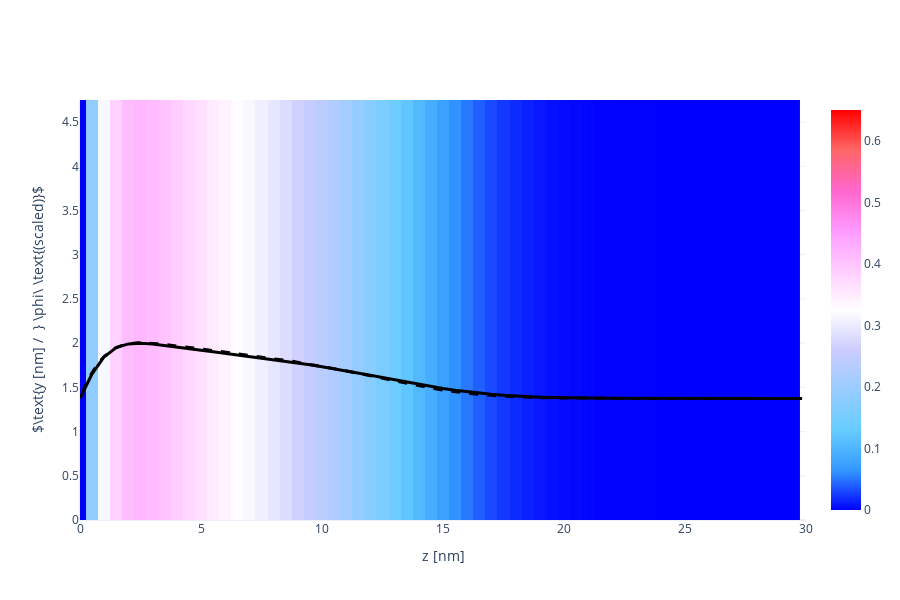

The cell this chart's notebook holds for it:
### Code cell
X, Y, Z = np.array(phAr.iloc[:,0]), np.array(phAr.iloc[:,1]), np.array(phAr.iloc[:,2])
vol = np.array(phAr.iloc[:,3])

Lz_max = 30
vol = vol[Z < Lz_max]
X = X[Z < Lz_max]
Y = Y[Z < Lz_max]
Z = Z[Z < Lz_max]

Nz_new = int(len(Z)/Nx/Ny)
x = [X[i*Ny*Nz_new] for i in range(Nx)]
y = [Y[j*Nz_new]    for j in range(Ny)]
z = [Z[k]           for k in range(Nz_new)]

xslice = 10
islice = int(xslice*(x[1]-x[0]))
vol = np.array([vol[(islice*Ny+j)*Nz_new+k] for j in range(Ny) for k in range(Nz_new)]).reshape(Ny, Nz_new)

import plotly.graph_objects as go
heatmap = go.Heatmap(
            x=z, y=y, z=vol,
            zmin = 0.0, zmax = 0.65,
            colorscale= 'Picnic'
          )
scatter = go.Scatter(
            x = z,
            y = 1.5*vol[int(Ny/2), :] + max(y)/2-1,
            line = dict(color='black', width=3)
          )

fname = GIT+'ph_a030x075_1D.dat'
df = pd.read_csv(fname, sep="\s+", skiprows=0)
a000x075_1d = pd.DataFrame([df.iloc[:,0], df.iloc[:,1]], index=['z', 'pha']).T

reference = go.Scatter(
                x = a000x075_1d.z,
                y = 1.5*a000x075_1d.pha + max(y)/2-1,
                line = dict(color='black', width=3, dash='dash')
            )

layout = go.Layout( xaxis_range = [0, Lz_max], yaxis_range = [0, y[-1]],
                    yaxis_title = r'$\text{y [nm] /  } \phi\ \text{(scaled)}$', xaxis_title = 'z [nm]',
                    scene_xaxis_showticklabels=True,
                    scene_yaxis_showticklabels=True,
                    scene_zaxis_showticklabels=True,
                    showlegend = False,
                    template='plotly_white', width=900, height=600)
fig = go.Figure(data = [heatmap, scatter, reference], layout = layout)
fig.show()

### Figure 1 — Plotly figure (JSON) as saved in the notebook; plotly's stock layout.template omitted (floating-point values rounded to 4 significant figures; data arrays with more than 128 entries replaced by an {"elided": "..."} marker saying what was removed)
{"data": [{"colorscale": [[0, "rgb(0,0,255)"], [0.1, "rgb(51,153,255)"], [0.2, "rgb(102,204,255)"], [0.3, "rgb(153,204,255)"], [0.4, "rgb(204,204,255)"], [0.5, "rgb(255,255,255)"], [0.6, "rgb(255,204,255)"], [0.7, "rgb(255,153,255)"], [0.8, "rgb(255,102,204)"], [0.9, "rgb(255,102,102)"], [1, "rgb(255,0,0)"]], "type": "heatmap", "x": [0, 0.5, 1, 1.5, 2, 2.5, 3, 3.5, 4, 4.5, 5, 5.5, 6, 6.5, 7, 7.5, 8, 8.5, 9, 9.5, 10, 10.5, 11, 11.5, 12, 12.5, 13, 13.5, 14, 14.5, 15, 15.5, 16, 16.5, 17, 17.5, 18, 18.5, 19, 19.5, 20, 20.5, 21, 21.5, 22, 22.5, 23, 23.5, 24, 24.5, 25, 25.5, 26, 26.5, 27, 27.5, 28, 28.5, 29, 29.5], "y": [0, 0.25, 0.5, 0.75, 1, 1.25, 1.5, 1.75, 2, 2.25, 2.5, 2.75, 3, 3.25, 3.5, 3.75, 4, 4.25, 4.5, 4.75], "z": {"elided": "20x60 float values"}, "zmax": 0.65, "zmin": 0}, {"line": {"color": "black", "width": 3}, "type": "scatter", "x": [0, 0.5, 1, 1.5, 2, 2.5, 3, 3.5, 4, 4.5, 5, 5.5, 6, 6.5, 7, 7.5, 8, 8.5, 9, 9.5, 10, 10.5, 11, 11.5, 12, 12.5, 13, 13.5, 14, 14.5, 15, 15.5, 16, 16.5, 17, 17.5, 18, 18.5, 19, 19.5, 20, 20.5, 21, 21.5, 22, 22.5, 23, 23.5, 24, 24.5, 25, 25.5, 26, 26.5, 27, 27.5, 28, 28.5, 29, 29.5], "y": [1.375, 1.653, 1.847, 1.95, 1.991, 1.999, 1.99, 1.975, 1.957, 1.939, 1.92, 1.902, 1.885, 1.867, 1.85, 1.832, 1.814, 1.795, 1.775, 1.755, 1.733, 1.711, 1.687, 1.662, 1.637, 1.611, 1.585, 1.559, 1.534, 1.51, 1.488, 1.468, 1.451, 1.435, 1.422, 1.411, 1.402, 1.395, 1.39, 1.385, 1.382, 1.38, 1.378, 1.377, 1.376, 1.376, 1.376, 1.375, 1.375, 1.375, 1.375, 1.375, 1.375, 1.375, 1.375, 1.375, 1.375, 1.375, 1.375, 1.375]}, {"line": {"color": "black", "dash": "dash", "width": 3}, "type": "scatter", "x": {"elided": "440 float values"}, "y": {"elided": "440 float values"}}], "layout": {"height": 600, "scene": {"xaxis": {"showticklabels": true}, "yaxis": {"showticklabels": true}, "zaxis": {"showticklabels": true}}, "showlegend": false, "width": 900, "xaxis": {"range": [0, 30], "title": {"text": "z [nm]"}, "type": "linear"}, "yaxis": {"range": [0, 4.75], "title": {"text": "$\\text{y [nm] /  } \\phi\\ \\text{(scaled)}$"}, "type": "linear"}}}
